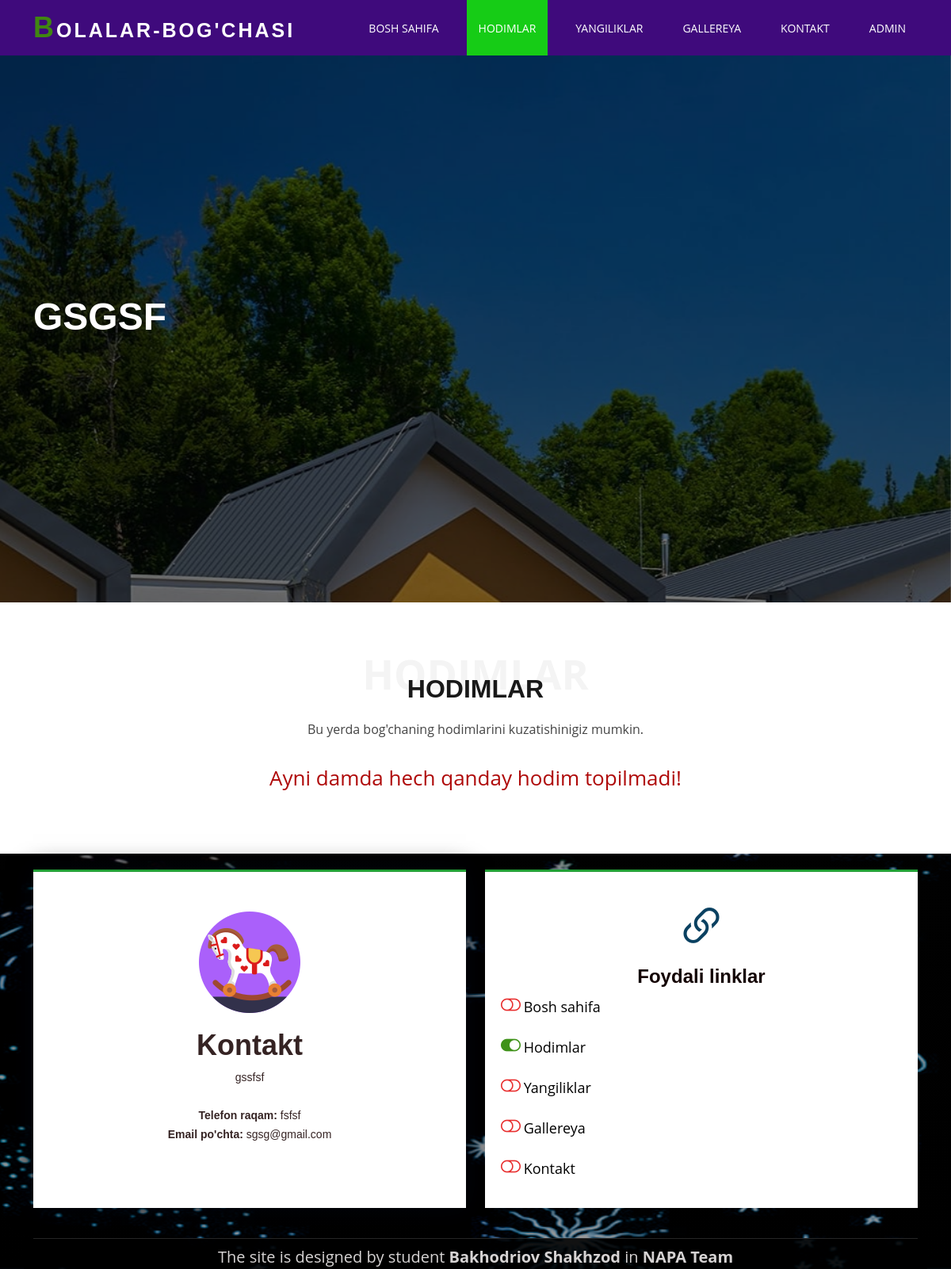
Before: /staff/ with the older database file.
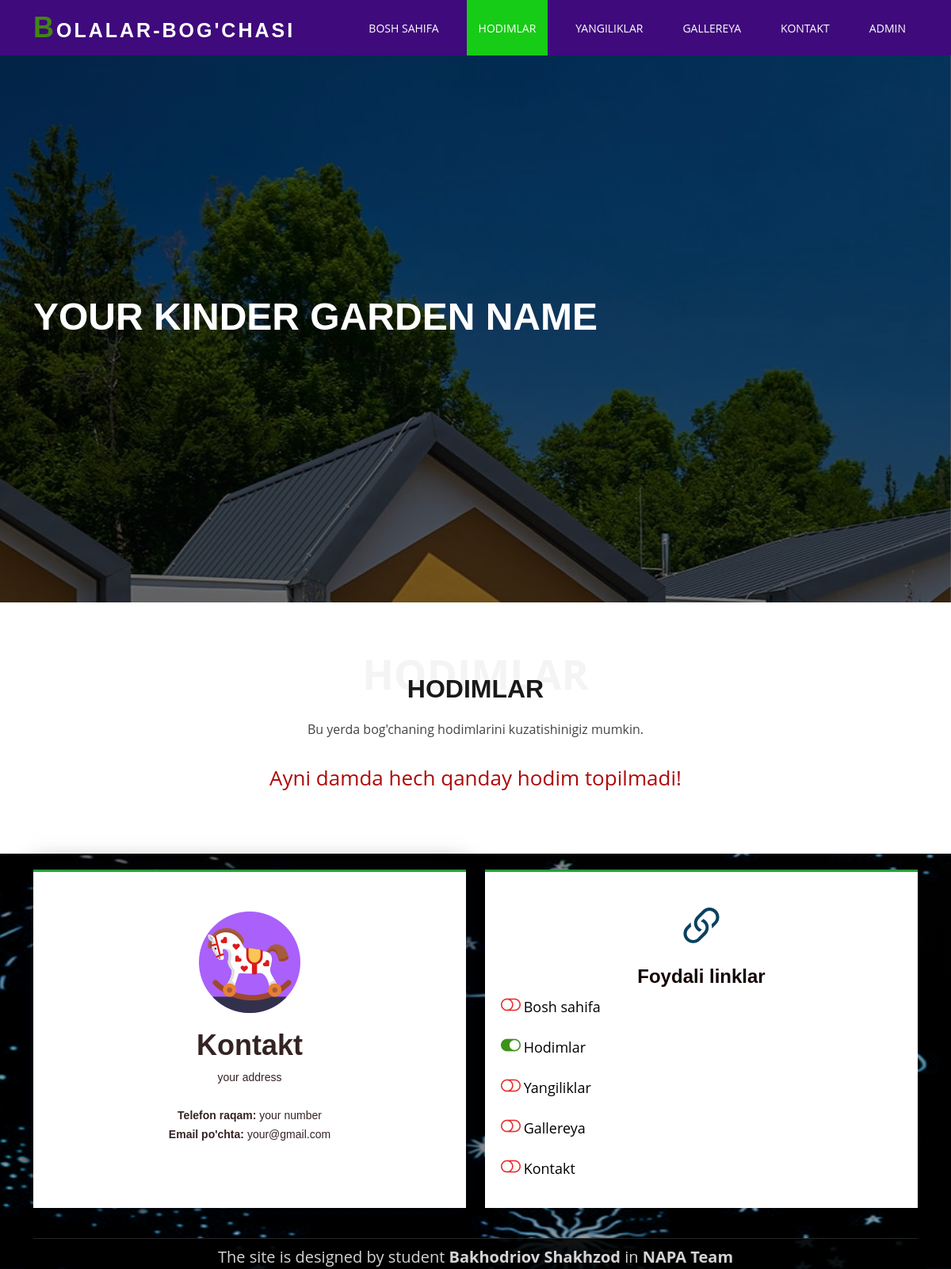
After: the same page with the newer database file.
### main/models.py (models this page shows, shortened)
class BannerModel(models.Model):
    title = models.CharField('Bannerning nomi ', max_length=48, null=True,
                             help_text="Bannerdagi mavzu yoki uning nomi")  # APPROX 48
    message = models.TextField("Bannerdagi ma'lumot ", max_length=216, null=True, blank=True,
                               help_text="Bannerdagi ma'lumot mavjud bo'lmasa bo'sh qoldiring")
    updated_at = models.DateTimeField("O'zgartirilgan vaqti", auto_now=True, null=True)
    class Meta:
        verbose_name = "Banner"
        verbose_name_plural = "Banner"

class ContactModel(models.Model):  # DONE! 100%
    location = models.TextField('Manzil (address) ', help_text="Bog'chaning manzili")
    email = models.EmailField('Email manzil ', help_text="Bog'chaning emaili")
    contact_num = models.CharField('Kontakt raqam ', max_length=32,
                                   help_text="Bog'chaning kontakt raqami (Aloqaga kirib bo'ladigan raqam)")
    twitter = models.URLField("Twitter linki ", max_length=200, blank=True, null=True,
                              help_text="Bog'chaning twitterdagi gruppaning linki mavjud bo'lmasa bo'sh qoldiring")
    facebook = models.URLField('Facebook linki ', max_length=200, blank=True, null=True,
                               help_text="Bog'chaning facebookdagi gruppaning linki mavjud bo'lmasa bo'sh qoldiring")
    instagram = models.URLField('Instagram linki ', max_length=200, blank=True, null=True,
                                help_text="Bog'chaning instagramdagi gruppaning linki mavjud bo'lmasa bo'sh qoldiring")
    skype = models.URLField('Skype linki ', max_length=200, blank=True, null=True,
                            help_text="Bog'chaning skype dagi gruppaning linki mavjud bo'lmasa bo'sh qoldiring")
    linkedin_box = models.URLField('linkedin-box linki ', max_length=200, blank=True, null=True, help_text=
    "Bog'chaning linkedin_box dagi gruppaning linki mavjud bo'lmasa bo'sh qoldiring")
    updated_at = models.DateTimeField("O'zgartirilgan vaqti", auto_now=True, null=True)
    class Meta:
        verbose_name = "Kontakt"
        verbose_name_plural = "Kontakt"

### main/views.py (the view)
# urls.py: path('staff/', views.staff, name="staff"),  # DONE!
def staff(request):  # SECTION --> STAFF
    PointingContacting = ContactModel.objects.first()
    BannerAnswer = BannerModel.objects.first()
    Input = {
        "AboutContact": PointingContacting,
        "Staff": StaffModel.objects.all(),
        "Banner": BannerAnswer
    }
    return render(request, "index-staff.html", Input)

### templates/index-staff.html
{% extends "base.html" %}
{% load static %}
{% block content %}
    {% include "team.html" %}
{% endblock %}

### templates/hero.html (shortened to what this page needs)
<section id="hero" class="d-flex align-items-center">
    <div class="container position-relative" data-aos="fade-up" data-aos-delay="100">
        <h1>{{ Banner.title|default:"-" }}</h1>
    </div>
</section>

### templates/footer.html (shortened to what this page needs)
{% load static %}
<footer id="footer">
    <div class="footer-top">
        <div class="container">
            <div class="row">
                <div class="col-lg-6 col-md-6 d-flex align-items-stretch">
                    <div class="footer-info">
                        <img src="{% static 'style/img/Toy.png' %}" class="img-fluid" alt="">
                        <br>
                        <br>
                        <h3>Kontakt</h3>
                        <p>
                            {{ AboutContact.location|default:"-" }}<br><br>
                            <strong>Telefon raqam:</strong> {{ AboutContact.contact_num|default:"-" }}<br>
                            <strong>Email po'chta:</strong> {{ AboutContact.email|default:"-" }}<br>
                        </p>
                    </div>
                </div>
                <div class="col-lg-6 col-md-6 d-flex align-items-stretch">
                    <div class="link-info">
                        <div class="icon"><i class="bx bi-link-45deg"></i></div>
                        <h4>Foydali linklar</h4>
                        <div class="{% if request.path == '/' %}active-icon{% else %}disactive-icon{% endif %}">
                            <i class="{% if request.path == '/' %}bx bi-toggle-on{% else %}bx bi-toggle-off{% endif %}"></i>
                            <a href="{% if request.path == '/' %}#about{% else %}{% url 'about' %}{% endif %}">Bosh sahifa</a>
                        </div>
                        <br>
                        <div class="{% if request.path == '/staff/' %}active-icon{% else %}disactive-icon{% endif %}">
                            <i class="{% if request.path == '/staff/' %}bx bi-toggle-on{% else %}bx bi-toggle-off{% endif %}"></i>
                            <a href="{% if request.path == '/staff/' %}#team{% else %}{% url 'staff' %}{% endif %}">Hodimlar</a>
                        </div>
                        <br>
                        <div class="{% if request.path == '/news/' %}active-icon{% else %}disactive-icon{% endif %}">
                            <i class="{% if request.path == '/news/' %}bx bi-toggle-on{% else %}bx bi-toggle-off{% endif %}"></i>
                            <a href="{% if request.path == '/news/' %}#news{% else %}{% url 'news' %}{% endif %}">Yangiliklar</a>
                        </div>
                        <br>
                        <div class="{% if request.path == '/galary/' %}active-icon{% else %}disactive-icon{% endif %}">
                            <i class="{% if request.path == '/galary/' %}bx bi-toggle-on{% else %}bx bi-toggle-off{% endif %}"></i>
                            <a href="{% if request.path == '/galary/' %}#portfolio{% else %}{% url 'galary' %}{% endif %}">Gallereya</a>
                        </div>
                        <br>
                        <div class="{% if request.path == '/contact/' %}active-icon{% else %}disactive-icon{% endif %}">
                            <i class="{% if request.path == '/contact/' %}bx bi-toggle-on{% else %}bx bi-toggle-off{% endif %}"></i>
                            <a href="{% if request.path == '/contact/' %}#contact{% else %}{% url 'contact' %}{% endif %}">Kontakt</a>
                        </div>
                    </div>
                </div>
            </div>
        </div>
    </div>
    <div class="container" style="background-color: rgba(0, 0, 0, 0.88)">
        <div class="my-2 text-center" style="border-top: 1px solid #262626;"></div>
        <div class="text-center" style="font-size: 20px;color: rgba(231, 228, 228, 0.925);">
            The site is designed by student <strong>Bakhodriov Shakhzod</strong> in <strong><a
                href="https://ba.uz/uz/"
                target="_blank"
                style="color:rgba(231, 228, 228, 0.925);text-decoration: none;">NAPA
            Team</a></strong>
        </div>
    </div>
</footer>

Changed rows visible on the page:
changed BannerModel: title "GSGSF" → "YOUR KINDER GARDEN NAME"
changed ContactModel: location "gssfsf" → "your address"; contact_num "fsfsf" → "your number"; email "sgsg@gmail.com" → "your@gmail.com"
